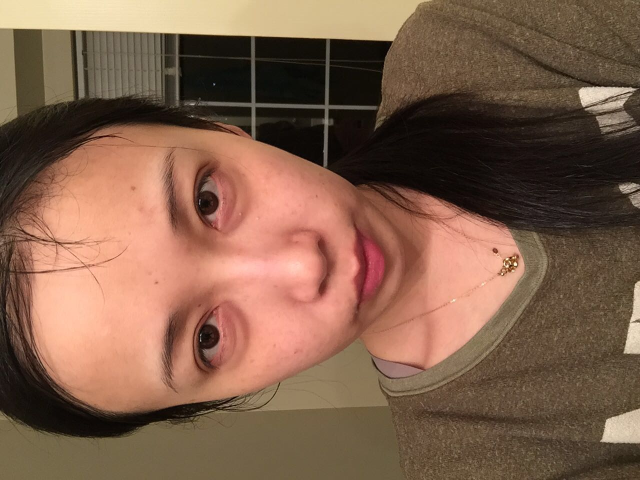
%> input picture test.jpg, 1280 x 960 px (shown at 1/2 size)
$ octave Part2_4.m   (GNU Octave 9; MATLAB toolbox functions it lacks are replaced by stand-ins)
%> lines starting %> are read from the running program, lines starting %| are printed output that depends on the picture
### guidedFilter.m
%   This funciton is to implement guided filter by calling function
%   localMean(), variance(), and covariance().
%   It requires four parameters: input image, guidance image, filter
%   window radius, and weight.
%   Author: Dan Huang

function q = guidedFilter(I,p,r,e)
%Compute local mean of two images by calling function localMean()
mean_I=localMean(I,r);
mean_P=localMean(p,r);

%Compute variance by calling function variance()
var_I=variance(I,r);

%Compute covariance by calling function covariance()
cov_IP=covariance(I,p,r);

%Compute a and b
a=cov_IP./(var_I+e);
b=mean_P-a.*mean_I;

mean_a=localMean(a,r);
mean_b=localMean(b,r);

%Compute output image through linear relationship.
q=mean_a.*I+mean_b;
end

### Part2_4.m
%   This is the main file of Part2_4.
%   It calls function guidedFilter()
%   Outputs are images through guided filter with different radii and
%   weights
%   Author: Dan Huang

clear;
tic;
%p is the input
r=imread('test.jpg');
%> r is the input picture: size 960x1280x3 uint8; mean R, G, B 128.9, 96.1, 75.9
%r=imresize(r,0.3);
s=imrotate(r,-90);
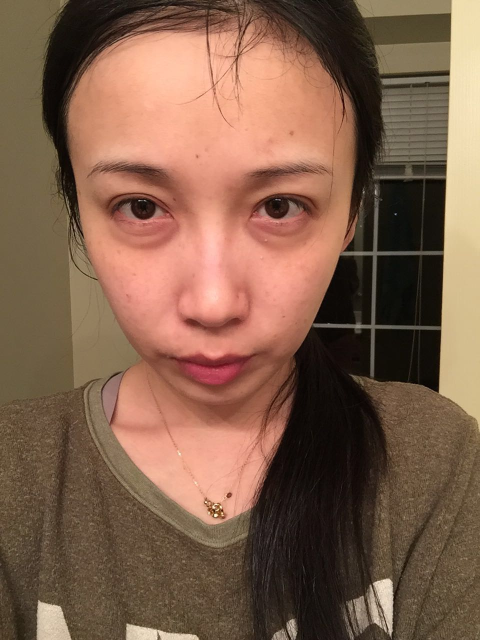
%> s: size 1280x960x3 uint8 (shown at 1/2 size); mean R, G, B 128.9, 96.1, 75.9; mean of the top-left, top-right, bottom-left and bottom-right quarters 127.1, 107.6, 103.1, 63.5
s=double(s);

%p=rgb2gray(o);


%Normalize the input to 0-1.
s(:,:,1)=s(:,:,1)/255;
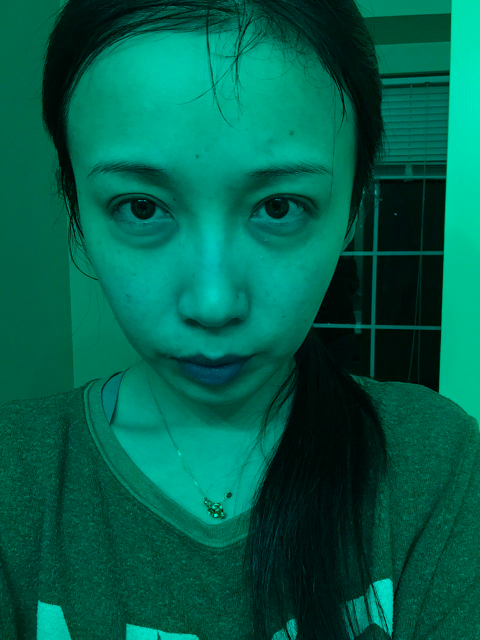
%> s: size 1280x960x3 double (shown at 1/2 size); mean R, G, B 0.5, 96.1, 75.9
s(:,:,2)=s(:,:,2)/255;
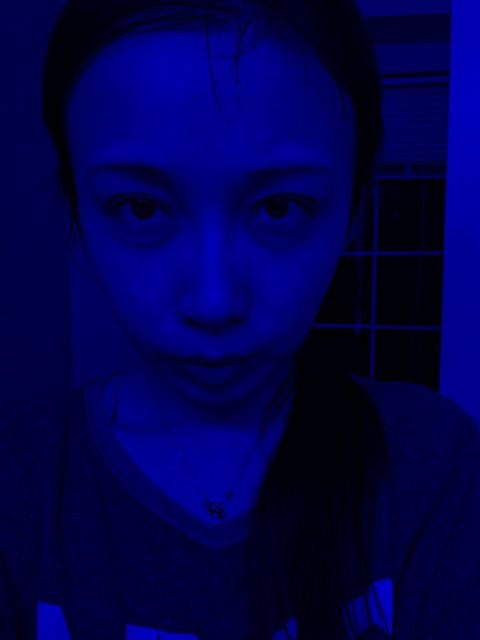
%> s: size 1280x960x3 double (shown at 1/2 size); mean R, G, B 0.5, 0.4, 75.9
s(:,:,3)=s(:,:,3)/255;

%I is the guidance image which is the same with the input is this case.
Ir=double(s(:,:,1));
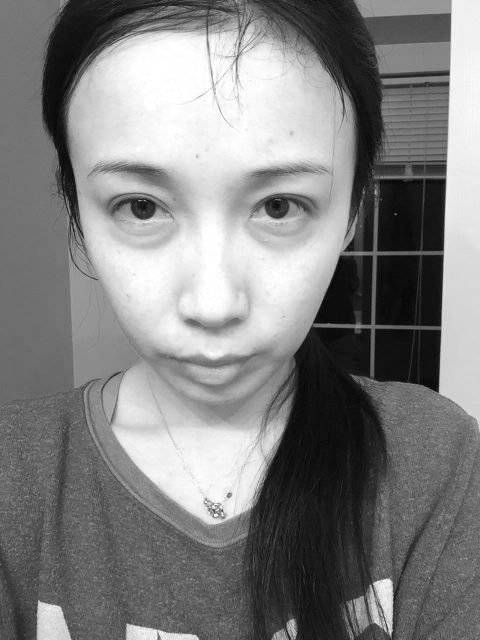
%> Ir: size 1280x960 double (shown at 1/2 size); min 0, max 1, mean 0.506
Ig=double(s(:,:,2));
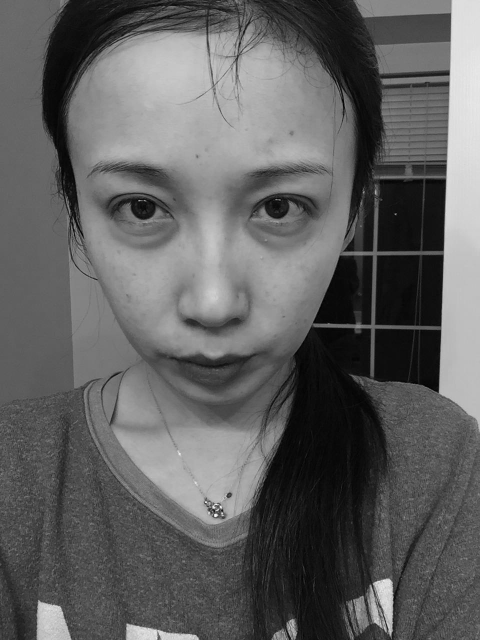
%> Ig: size 1280x960 double (shown at 1/2 size); min 0, max 0.992, mean 0.377
Ib=double(s(:,:,3));
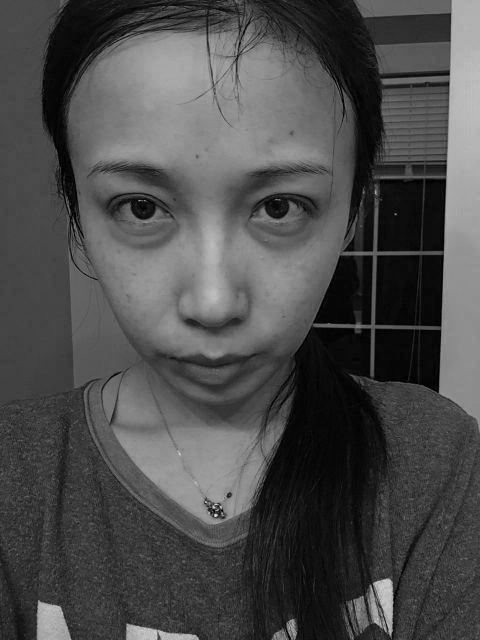
%> Ib: size 1280x960 double (shown at 1/2 size); min 0, max 0.871, mean 0.298


% [16 lines of commented-out code are left out]
s(:,:,1)=guidedFilter(Ir,s(:,:,1),10,0.03^2);
%> the run ends on the next line
